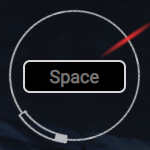
#> input picture skill_check/resources/Current.png, 150 x 150 px
$ python filtering.py
#> lines starting #> are read from the running program, lines starting #| are printed output that depends on the picture
import cv2, numpy as np, os

#Uses color filter to specify only the pixels within the specific range.
def _filterRed(raw):
    im = np.array(raw)
    for row in im:
        for col in row:
            if(col[0] < 45 or col[0] > 60  or col[1] > 120 or col[1] < 45 or col[2] > 240 or col[2] < 200):
                col[0] = 0
                col[1] = 0
                col[2] = 0
    cv2.imwrite(os.path.join('resources','red.png'),im)

#Uses color filter to specify only the pixels within the specific range.
def _filterWhite(raw):
    im = np.array(raw)
    for row in im:
        for col in row:
            if(col[0] > 195 or col[0] < 180 or col[1] > 190 or col[1] < 180 or col[2] > 190 or col[2] < 180):
                col[0] = 0
                col[1] = 0
                col[2] = 0
    cv2.imwrite(os.path.join('resources','white.png'),im)

#Blacks out area in interior and exterior as edited in outline.png
def filterExtraneous(imPath):
#> called with imPath = 'resources/Current.png'
    im = cv2.imread(imPath)
#> im is the input picture: shape (150, 150, 3); mean B, G, R 36.1, 29.6, 27.7
    im = cv2.subtract(im,cv2.imread(os.path.join('resources','ring.png')))
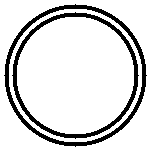
#> input picture skill_check/resources/ring.png, 150 x 150 px
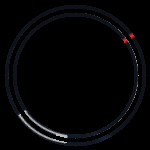
#> im: shape (150, 150, 3); mean B, G, R 5.8, 4.7, 4.4
    cv2.imwrite(os.path.join('resources','filtered.png'),im)
    _filterRed(im)
#> the loop in _filterRed, `for row in im:` made 150 passes
#> after the loop in _filterRed, `for row in im:`: col = [0, 0, 0]
    _filterWhite(im)
#> the loop in _filterWhite, `for row in im:` made 150 passes
#> in _filterWhite, `cv2.imwrite(os.path.join('resources','white.png'),im)`:
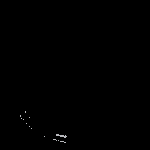
#> saved as white.png: shape (150, 150, 3); mean B, G, R 0.4, 0.4, 0.3
    return im

if __name__ == '__main__':
    filterExtraneous(os.path.join('resources','Current.png'))
